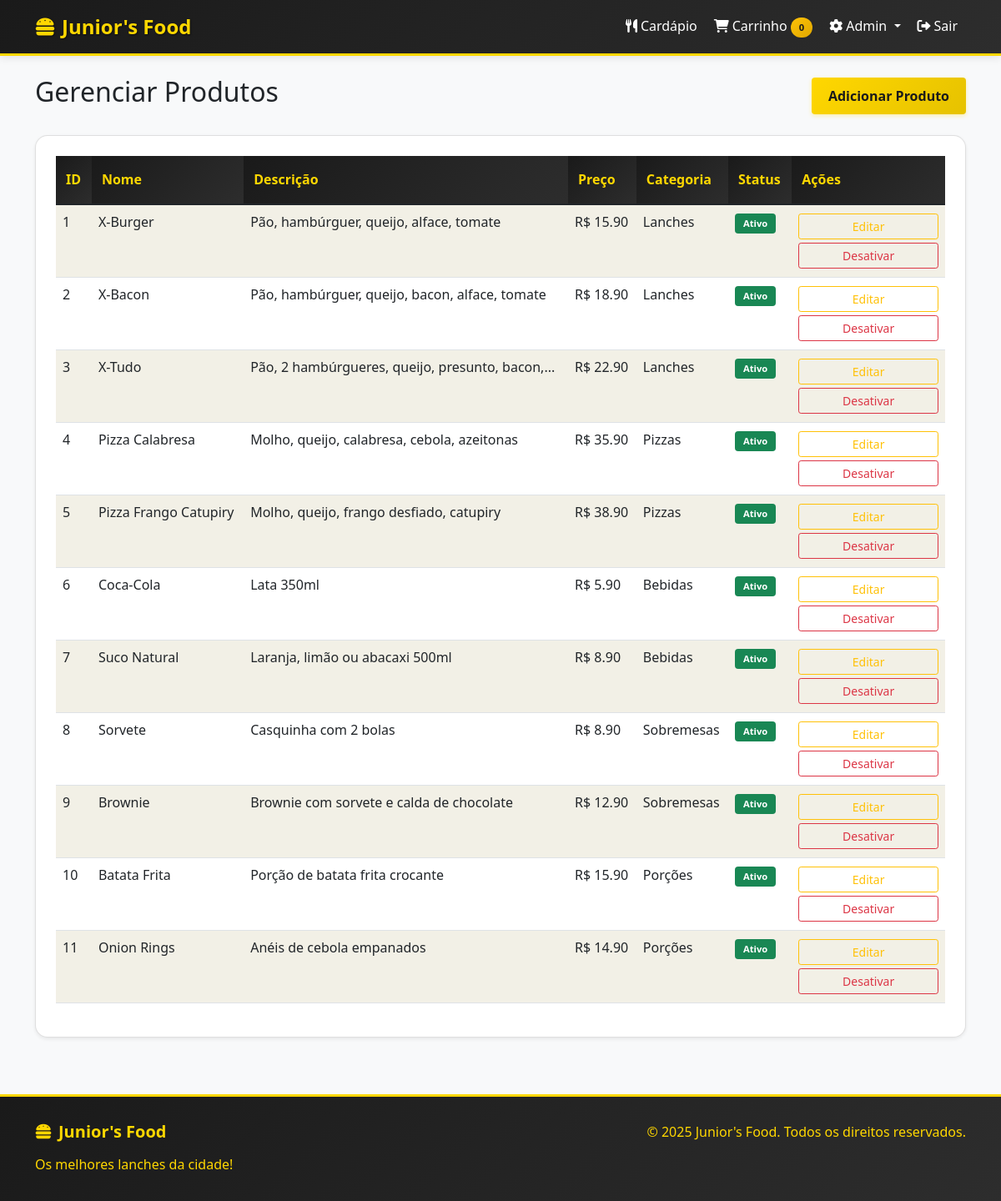
The app's page /admin/produtos (signed in) with its own data.
### models.py (models this page shows, shortened)
class Produto(db.Model):
    id = db.Column(db.Integer, primary_key=True)
    nome = db.Column(db.String(100), nullable=False)
    descricao = db.Column(db.Text)
    preco = db.Column(db.Float, nullable=False)
    imagem = db.Column(db.String(200))
    ativo = db.Column(db.Boolean, default=True)
    categoria_id = db.Column(db.Integer, db.ForeignKey('categoria.id'), nullable=False)
    created_at = db.Column(db.DateTime, default=datetime.utcnow)
    pedido_itens = db.relationship('PedidoItem', backref='produto', lazy=True, cascade='all, delete-orphan')

class Categoria(db.Model):
    id = db.Column(db.Integer, primary_key=True)
    nome = db.Column(db.String(100), nullable=False, unique=True)
    descricao = db.Column(db.Text)
    ativo = db.Column(db.Boolean, default=True)
    created_at = db.Column(db.DateTime, default=datetime.utcnow)
    updated_at = db.Column(db.DateTime, default=datetime.utcnow, onupdate=datetime.utcnow)
    produtos = db.relationship('Produto', backref='categoria', lazy=True, cascade='all, delete-orphan')

### app.py (the view)
@app.route('/admin/produtos')
@login_required
def admin_produtos():
    if not current_user.is_admin:
        flash('Acesso negado', 'error')
        return redirect(url_for('cardapio'))
    categorias = Categoria.query.all()
    produtos = Produto.query.all()
    return render_template('admin_produtos.html', categorias=categorias, produtos=produtos)

### app.py (called while the page is built)
@login_manager.user_loader
def load_user(user_id):
    return User.query.get(int(user_id))

@app.before_request
def check_admin_access():
    if request.endpoint and 'admin_' in request.endpoint:
        if not current_user.is_authenticated:
            return redirect(url_for('login'))
        if not current_user.is_admin:
            flash('Acesso negado. Apenas administradores podem acessar esta área.', 'error')
            return redirect(url_for('cardapio'))

### templates/admin_produtos.html (shortened to what this page needs)
{% extends "base.html" %}
{% block content %}
<div class="d-flex justify-content-between align-items-center mb-4">
    <h2>Gerenciar Produtos</h2>
    <button type="button" class="btn btn-primary" data-bs-toggle="modal" data-bs-target="#adicionarProdutoModal">
        Adicionar Produto
    </button>
</div>
<div class="row">
    <div class="col-12">
        <div class="card">
            <div class="card-body">
                {% if produtos %}
                <div class="table-responsive">
                    <table class="table table-striped">
                        <thead class="table-custom">
                            <tr>
                                <th>ID</th>
                                <th>Nome</th>
                                <th>Descrição</th>
                                <th>Preço</th>
                                <th>Categoria</th>
                                <th>Status</th>
                                <th>Ações</th>
                            </tr>
                        </thead>
                        <tbody>
                            {% for produto in produtos %}
                            <tr>
                                <td>{{ produto.id }}</td>
                                <td>{{ produto.nome }}</td>
                                <td>{{ produto.descricao|truncate(50) if produto.descricao else '-' }}</td>
                                <td>R$ {{ "%.2f"|format(produto.preco) }}</td>
                                <td>{{ produto.categoria.nome }}</td>
                                <td>
                                    {% if produto.ativo %}
                                        <span class="badge bg-success">Ativo</span>
                                    {% else %}
                                        <span class="badge bg-danger">Inativo</span>
                                    {% endif %}
                                </td>
                                <td>
                                    <button class="btn btn-sm btn-outline-warning"
                                            onclick="editarProduto({{ produto.id }}, '{{ produto.nome }}', '{{ produto.descricao }}', {{ produto.preco }}, {{ produto.categoria_id }})">
                                        Editar
                                    </button>
                                    <button class="btn btn-sm {% if produto.ativo %}btn-outline-danger{% else %}btn-outline-success{% endif %}"
                                            onclick="toggleProduto({{ produto.id }})">
                                        {% if produto.ativo %}Desativar{% else %}Ativar{% endif %}
                                    </button>
                                </td>
                            </tr>
                            {% endfor %}
                        </tbody>
                    </table>
                </div>
                {% else %}
                <p class="text-center text-muted">Nenhum produto cadastrado</p>
                {% endif %}
            </div>
        </div>
    </div>
</div>
{% endblock %}

### templates/base.html (shortened to what this page needs)
<!DOCTYPE html>
<html lang="pt-BR">
<head>
    <link href="https://cdn.jsdelivr.net/npm/bootstrap@5.1.3/dist/css/bootstrap.min.css" rel="stylesheet">
    <link href="https://cdnjs.cloudflare.com/ajax/libs/font-awesome/6.0.0/css/all.min.css" rel="stylesheet">
    <link href="{{ url_for('static', filename='css/style.css') }}" rel="stylesheet">
</head>
<body>
    <nav class="navbar navbar-expand-lg navbar-dark custom-navbar">
        <div class="container">
            <a class="navbar-brand" href="{{ url_for('cardapio') }}">
                <i class="fas fa-hamburger me-2"></i>Junior's Food
            </a>
            <div class="collapse navbar-collapse" id="navbarNav">
                <div class="navbar-nav ms-auto">
                    {% if current_user.is_authenticated %}
                        <a class="nav-link" href="{{ url_for('cardapio') }}">
                            <i class="fas fa-utensils me-1"></i>Cardápio
                        </a>
                        <a class="nav-link" href="{{ url_for('carrinho') }}">
                            <i class="fas fa-shopping-cart me-1"></i>Carrinho
                            <span id="carrinho-badge" class="badge bg-warning rounded-pill">
                                {{ session.carrinho|length if session.carrinho else 0 }}
                            </span>
                        </a>
                        {% if current_user.is_admin %}
                            <div class="nav-item dropdown">
                                <a class="nav-link dropdown-toggle" href="#" id="adminDropdown" role="button" data-bs-toggle="dropdown">
                                    <i class="fas fa-cog me-1"></i>Admin
                                </a>
                            </div>
                        {% endif %}
                        <a class="nav-link" href="{{ url_for('logout') }}">
                            <i class="fas fa-sign-out-alt me-1"></i>Sair
                        </a>
                    {% endif %}
                </div>
            </div>
        </div>
    </nav>
    <div class="container mt-4">
        {% block content %}{% endblock %}
    </div>
    <footer class="custom-footer mt-5">
        <div class="container">
            <div class="row">
                <div class="col-md-6">
                    <h5><i class="fas fa-hamburger me-2"></i>Junior's Food</h5>
                    <p class="mb-0">Os melhores lanches da cidade!</p>
                </div>
                <div class="col-md-6 text-end">
                    <p class="mb-0">&copy; 2025 Junior's Food. Todos os direitos reservados.</p>
                </div>
            </div>
        </div>
    </footer>
</body>
</html>

### static/css/style.css (style rules this page uses)
:root { --primary-black: #1a1a1a; --primary-yellow: #ffd700; --dark-yellow: #e6c200; --light-gray: #f8f9fa; --success-green: #28a745; --warning-orange: #ffc107; --danger-red: #dc3545; --info-blue: #17a2b8; }
* { margin: 0; padding: 0; box-sizing: border-box; }
body { background-color: var(--light-gray); font-family: 'Segoe UI', Tahoma, Geneva, Verdana, sans-serif; line-height: 1.6; min-height: 100vh; display: flex; flex-direction: column; }
.container { flex: 1; }
.custom-navbar { background: linear-gradient(135deg, var(--primary-black) 0%, #2d2d2d 100%) !important; border-bottom: 3px solid var(--primary-yellow); box-shadow: 0 2px 10px rgba(0,0,0,0.1); }
.navbar-brand { color: var(--primary-yellow) !important; font-weight: bold; font-size: 1.5rem; text-shadow: 1px 1px 2px rgba(0,0,0,0.5); }
.navbar-nav .nav-link { color: #fff !important; font-weight: 500; transition: all 0.3s ease; border-radius: 5px; margin: 0 2px; }
.btn-primary { background: linear-gradient(135deg, var(--primary-yellow) 0%, var(--dark-yellow) 100%); border: none; color: var(--primary-black); font-weight: 600; padding: 10px 20px; transition: all 0.3s ease; box-shadow: 0 2px 5px rgba(255, 215, 0, 0.3); }
.card { border: 2px solid var(--primary-black); border-radius: 15px; transition: all 0.3s ease; box-shadow: 0 4px 6px rgba(0,0,0,0.1); margin-bottom: 20px; overflow: hidden; }
.card-body { padding: 25px; }
.card-body { display: flex; flex-direction: column; }
.table-custom th { background: linear-gradient(135deg, var(--primary-black) 0%, #2d2d2d 100%); color: var(--primary-yellow); font-weight: 600; border: none; padding: 15px; }
.table-striped tbody tr:nth-of-type(odd) { background-color: rgba(255, 215, 0, 0.05); }
.badge { font-size: 0.7em; font-weight: 600; padding: 6px 10px; }
.badge.bg-warning { background: linear-gradient(135deg, var(--warning-orange) 0%, #e0a800 100%) !important; color: var(--primary-black) !important; }
.custom-footer { background: linear-gradient(135deg, var(--primary-black) 0%, #2d2d2d 100%); color: var(--primary-yellow); padding: 30px 0; margin-top: 50px; border-top: 3px solid var(--primary-yellow); }
.custom-footer h5 { font-weight: bold; margin-bottom: 15px; }
.table td .btn-sm { margin: 2px 0; width: 100%; }
.table td:last-child { min-width: 180px; }
.table-custom { background-color: #007bff; color: white; }
.table-custom th { border-bottom: none; font-weight: 600; padding: 1rem 0.75rem; }
.card { box-shadow: 0 0.125rem 0.25rem rgba(0, 0, 0, 0.075); border: 1px solid rgba(0, 0, 0, 0.125); }
.card-body { padding: 1.5rem; }

### records on screen
Produto: id "1", nome "X-Burger", descricao "Pão, hambúrguer, queijo, alface, tomate", preco "15.90", categoria.nome "Lanches", ativo "Ativo"
Produto: id "2", nome "X-Bacon", descricao "Pão, hambúrguer, queijo, bacon, alface, tomate", preco "18.90", categoria.nome "Lanches", ativo "Ativo"
Produto: id "3", nome "X-Tudo", descricao "Pão, 2 hambúrgueres, queijo, presunto, bacon,...", preco "22.90", categoria.nome "Lanches", ativo "Ativo"
Produto: id "4", nome "Pizza Calabresa", descricao "Molho, queijo, calabresa, cebola, azeitonas", preco "35.90", categoria.nome "Pizzas", ativo "Ativo"
Produto: id "5", nome "Pizza Frango Catupiry", descricao "Molho, queijo, frango desfiado, catupiry", preco "38.90", categoria.nome "Pizzas", ativo "Ativo"
Produto: id "6", nome "Coca-Cola", descricao "Lata 350ml", preco "5.90", categoria.nome "Bebidas", ativo "Ativo"
Produto: id "7", nome "Suco Natural", descricao "Laranja, limão ou abacaxi 500ml", preco "8.90", categoria.nome "Bebidas", ativo "Ativo"
Produto: id "8", nome "Sorvete", descricao "Casquinha com 2 bolas", preco "8.90", categoria.nome "Sobremesas", ativo "Ativo"
Produto: id "9", nome "Brownie", descricao "Brownie com sorvete e calda de chocolate", preco "12.90", categoria.nome "Sobremesas", ativo "Ativo"
Produto: id "10", nome "Batata Frita", descricao "Porção de batata frita crocante", preco "15.90", categoria.nome "Porções", ativo "Ativo"
Produto: id "11", nome "Onion Rings", descricao "Anéis de cebola empanados", preco "14.90", categoria.nome "Porções", ativo "Ativo"

### other values on screen
{{ session.carrinho|length if session.carrinho else 0 }} "0"
